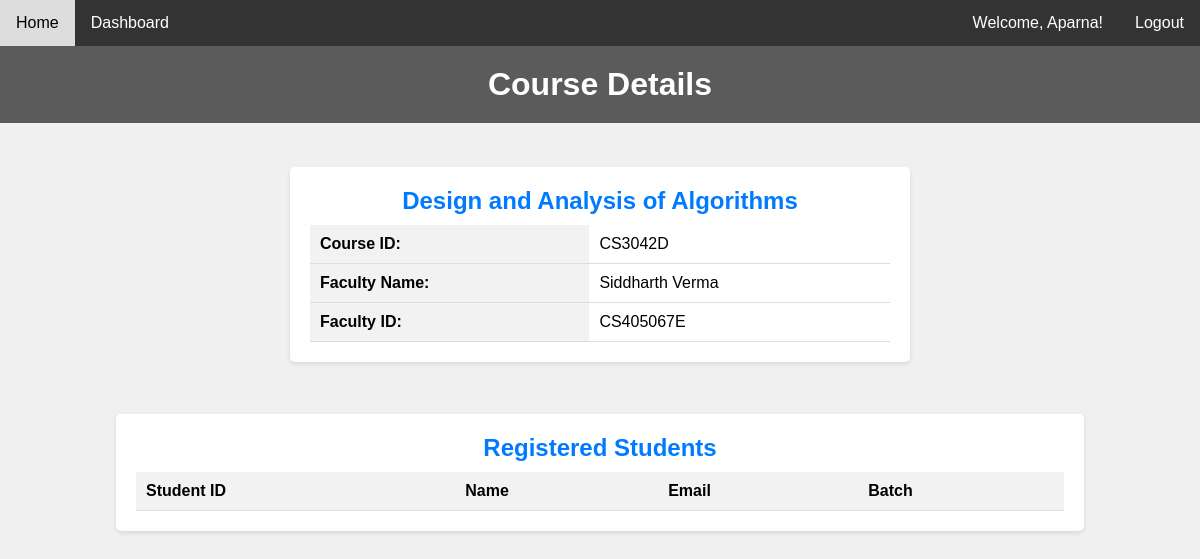
The app's page /course/CS3042D (signed in) with its own data.
### tables this page shows
CREATE TABLE Course (
                        cid VARCHAR(7) PRIMARY KEY NOT NULL,
                        cname VARCHAR NOT NULL,
                        faculty VARCHAR(9),

                        FOREIGN KEY(faculty) REFERENCES Faculty(id)
                    );

### main.py (the view)
@app.route('/course/<course_id>')
def course_details(course_id):
    if 'id' in session:
        if session['user_type'] == 'faculty' or session['user_type'] == 'admin':
            pass
        else:
            return redirect(url_for('index'))
    else:
        return redirect(url_for('index'))
    faculty = Faculty()
    data = faculty.course_details(course_id)
    return render_template('course_detail.html', data = data)

### templates/course_detail.html (shortened to what this page needs)
<!DOCTYPE html>
<html lang="en">
<head>
</head>
<body>
    {% include 'navbar.html' %}
    <header>
        <h1>Course Details</h1>
    </header>
    <section class="course-section">
        <div class="course-details">
            <h2>{{ data['course_name'] }}</h2>
            <table class="course-table">
                <tr>
                    <th>Course ID:</th>
                    <td>{{ data['course_id'].upper() }}</td>
                </tr>
                <tr>
                    <th>Faculty Name:</th>
                    <td>{{ data['faculty_name'] }}</td>
                </tr>
                <tr>
                    <th>Faculty ID:</th>
                    <td>{{ data['faculty_id'].upper() }}</td>
                </tr>
            </table>
        </div>
        <div class="students">
            <h2>Registered Students</h2>
            <table class="student-table">
                <thead>
                    <tr>
                        <th>Student ID</th>
                        <th>Name</th>
                        <th>Email</th>
                        <th>Batch</th>
                    </tr>
                </thead>
            </table>
        </div>
    </section>
</body>
</html>

### templates/course_detail.html (style rules this page uses)
html, body, h1, h2, p, table { margin: 0; padding: 0; }
body { font-family: Arial, sans-serif; background-color: #f0f0f0; text-align: center; }
header { background-color: #5c5b5b; color: #fff; padding: 20px; }
.course-section { display: flex; flex-direction: column; align-items: center; margin: 20px; }
.course-details, .students { margin-top: 1.5em; background-color: #fff; box-shadow: 0 2px 4px rgba(0, 0, 0, 0.1); padding: 20px; border-radius: 5px; width: 80%; margin-bottom: 20px; }
.students { margin-top: 2em; }
.course-details { width: 50%; }
.course-details h2, .students h2 { margin-bottom: 10px; color: #007bff; }
.course-table, .student-table { width: 100%; border-collapse: collapse; margin-top: 10px; }
.course-table th, .course-table td, .student-table th, .student-table td { padding: 10px; text-align: left; border-bottom: 1px solid #ddd; }
.course-table th, .student-table th { background-color: #f2f2f2; font-weight: bold; }

### templates/navbar.html (style rules this page uses)
body { font-family: Arial, sans-serif; margin: 0; padding: 0; }

### records on screen
Course: course_name "Design and Analysis of Algorithms", course_id "CS3042D", faculty_id "CS405067E"

### other values on screen
{{ session['username'] }} "Aparna"
{{ data['faculty_name'] }} "Siddharth Verma"
